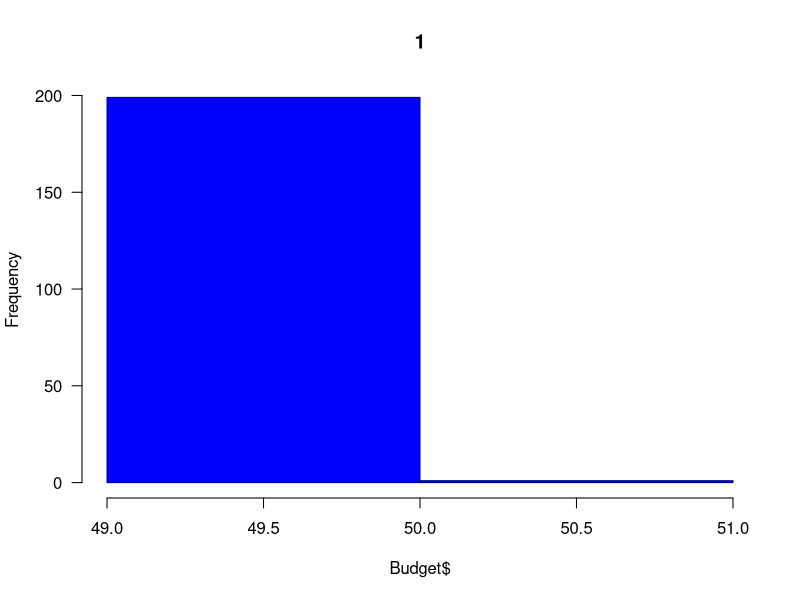
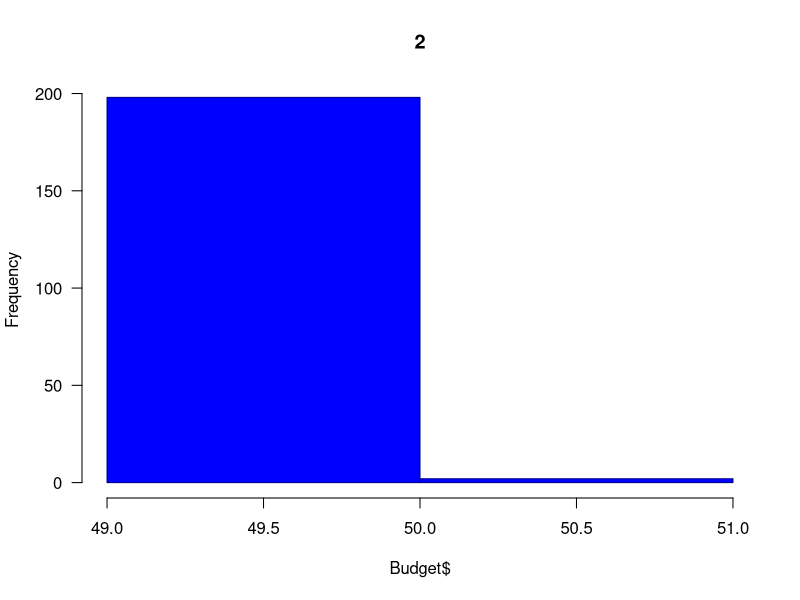
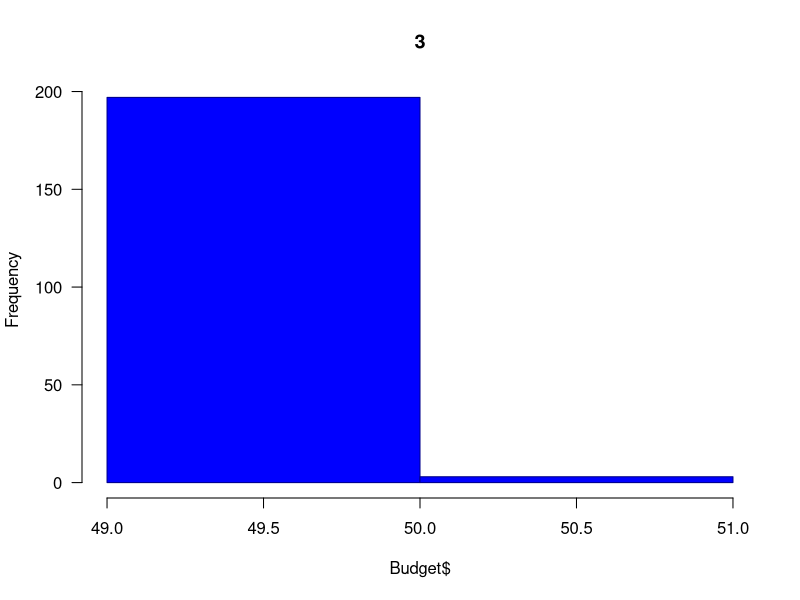
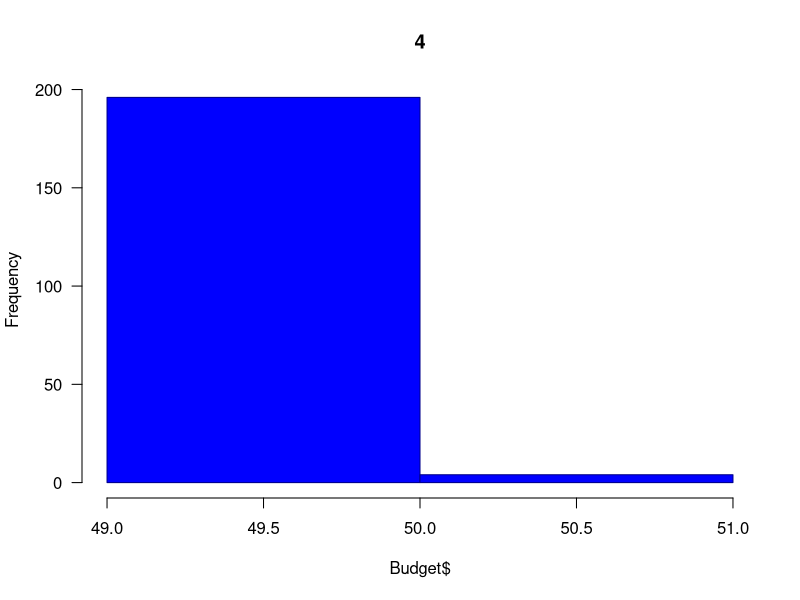
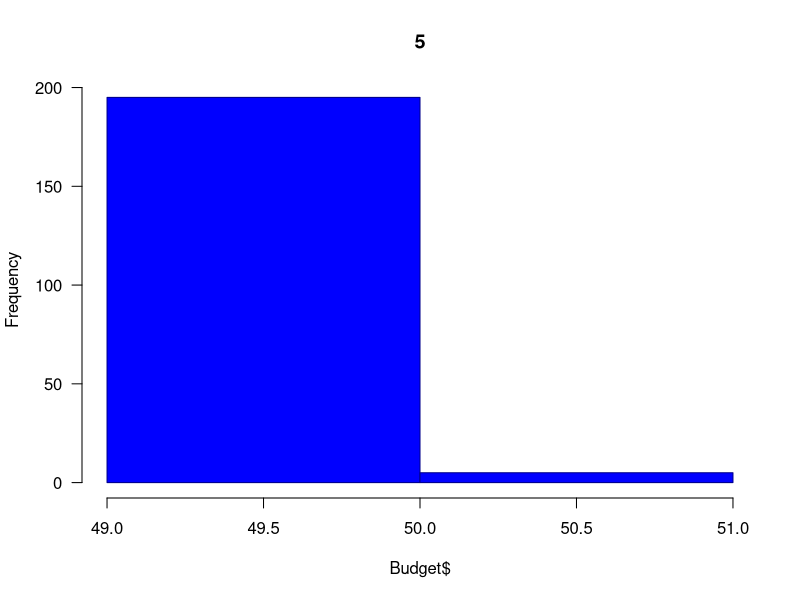
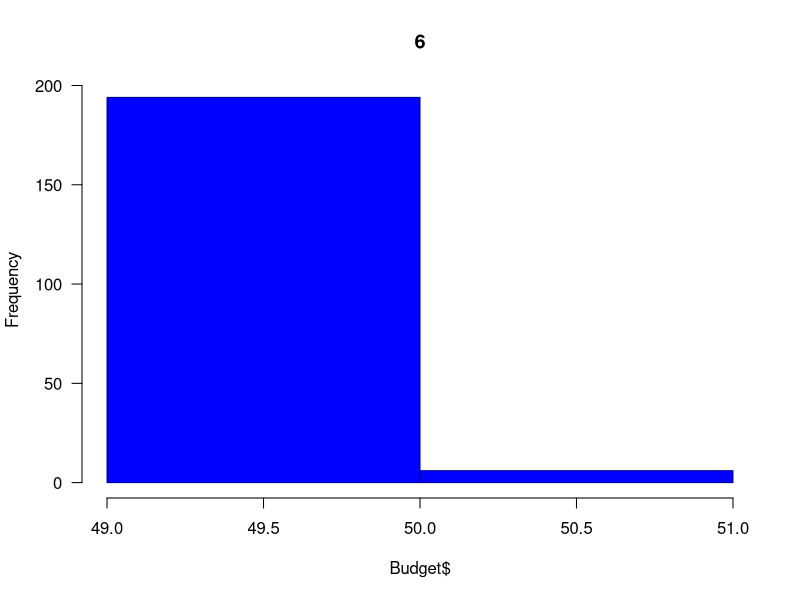
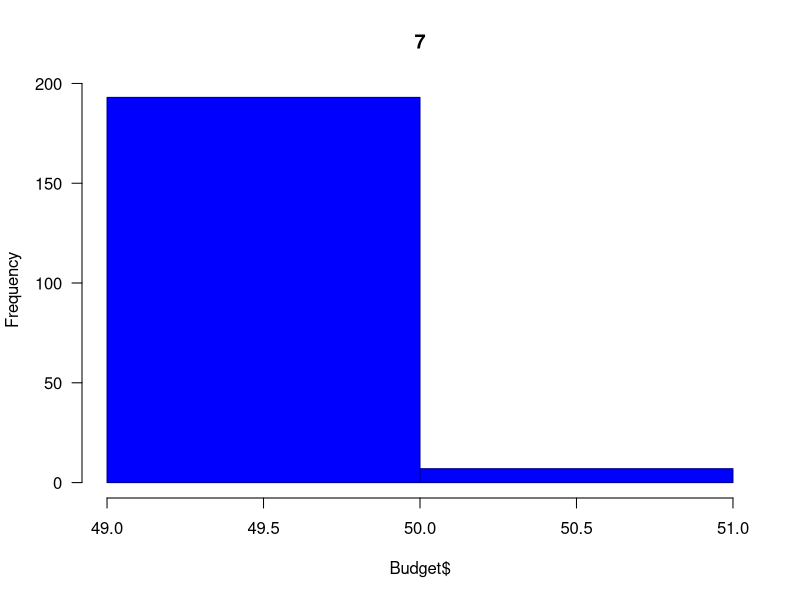
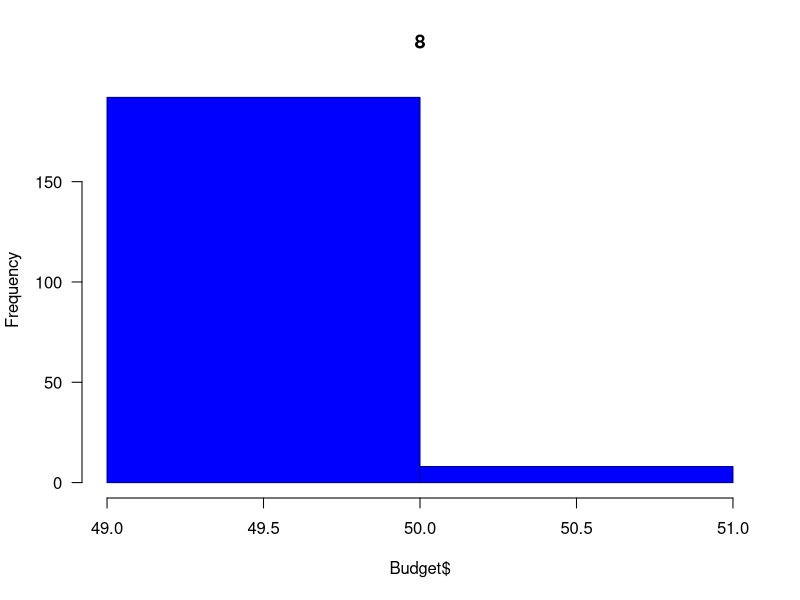

The R source for these figures, in order: (Note: a time limit stopped this script after it produced the figures.)
x <- rep(50, 200)

for(i in 1:7000)
{
  rmd_guest = sample(1:200, size = 2, replace = FALSE)
  x[rmd_guest[1]] = x[rmd_guest[1]] - 1
  x[rmd_guest[2]] = x[rmd_guest[2]] + 1
  max = 0
  min = x[1]
  for(j in x)
  {
    if(j > max)
      max = j
    if(j < min)
      min = j
  }
  flush.console()
  hist(x, main = i, xlab = "Budget$", col = "Blue", border = "Dark Blue", breaks = max - min, plot = TRUE, las = 1)
  Sys.sleep(0.05)
}
